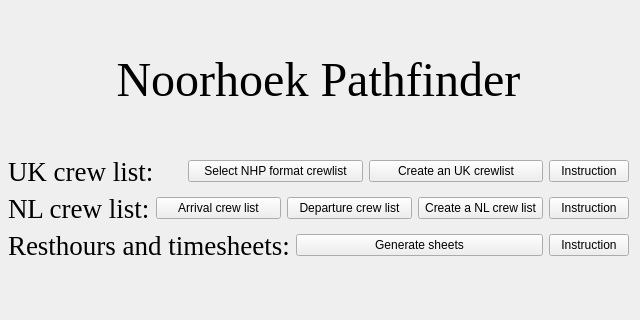
<?xml version="1.0" encoding="UTF-8"?>
<ui version="4.0">
 <class>widget_NHP</class>
 <widget class="QWidget" name="widget_NHP">
  <property name="geometry">
   <rect>
    <x>0</x>
    <y>0</y>
    <width>640</width>
    <height>320</height>
   </rect>
  </property>
  <property name="windowTitle">
   <string>Form</string>
  </property>
  <widget class="QWidget" name="layoutWidget">
   <property name="geometry">
    <rect>
     <x>8</x>
     <y>10</y>
     <width>621</width>
     <height>251</height>
    </rect>
   </property>
   <layout class="QVBoxLayout" name="verticalLayout">
    <property name="sizeConstraint">
     <enum>QLayout::SetDefaultConstraint</enum>
    </property>
    <item>
     <widget class="QLabel" name="label_noordhoekpathfinder">
      <property name="enabled">
       <bool>true</bool>
      </property>
      <property name="font">
       <font>
        <family>Times New Roman</family>
        <pointsize>36</pointsize>
       </font>
      </property>
      <property name="layoutDirection">
       <enum>Qt::LeftToRight</enum>
      </property>
      <property name="text">
       <string>Noorhoek Pathfinder</string>
      </property>
      <property name="alignment">
       <set>Qt::AlignCenter</set>
      </property>
     </widget>
    </item>
    <item>
     <layout class="QHBoxLayout" name="horizontalLayout_uk">
      <item>
       <widget class="QLabel" name="label_UKcrewlist">
        <property name="sizePolicy">
         <sizepolicy hsizetype="Expanding" vsizetype="Preferred">
          <horstretch>0</horstretch>
          <verstretch>0</verstretch>
         </sizepolicy>
        </property>
        <property name="font">
         <font>
          <family>Times New Roman</family>
          <pointsize>20</pointsize>
         </font>
        </property>
        <property name="text">
         <string>UK crew list:</string>
        </property>
        <property name="margin">
         <number>10</number>
        </property>
       </widget>
      </item>
      <item>
       <widget class="QPushButton" name="pushButton_copyUKcrewlist">
        <property name="sizePolicy">
         <sizepolicy hsizetype="Expanding" vsizetype="Fixed">
          <horstretch>0</horstretch>
          <verstretch>0</verstretch>
         </sizepolicy>
        </property>
        <property name="text">
         <string>Select NHP format crewlist</string>
        </property>
       </widget>
      </item>
      <item>
       <widget class="QPushButton" name="pushButton_createUKcrewlist">
        <property name="sizePolicy">
         <sizepolicy hsizetype="Expanding" vsizetype="Fixed">
          <horstretch>0</horstretch>
          <verstretch>0</verstretch>
         </sizepolicy>
        </property>
        <property name="text">
         <string>Create an UK crewlist</string>
        </property>
       </widget>
      </item>
      <item>
       <widget class="QPushButton" name="pushButton_infoUKcrewlist">
        <property name="sizePolicy">
         <sizepolicy hsizetype="Minimum" vsizetype="Fixed">
          <horstretch>0</horstretch>
          <verstretch>0</verstretch>
         </sizepolicy>
        </property>
        <property name="text">
         <string>Instruction</string>
        </property>
       </widget>
      </item>
     </layout>
    </item>
    <item>
     <layout class="QHBoxLayout" name="horizontalLayout_nl">
      <item>
       <widget class="QLabel" name="label_NLcrewlist">
        <property name="sizePolicy">
         <sizepolicy hsizetype="Expanding" vsizetype="Preferred">
          <horstretch>0</horstretch>
          <verstretch>0</verstretch>
         </sizepolicy>
        </property>
        <property name="font">
         <font>
          <family>Times New Roman</family>
          <pointsize>20</pointsize>
         </font>
        </property>
        <property name="text">
         <string>NL crew list:</string>
        </property>
       </widget>
      </item>
      <item>
       <widget class="QPushButton" name="pushButton_arrivalNL">
        <property name="sizePolicy">
         <sizepolicy hsizetype="Expanding" vsizetype="Fixed">
          <horstretch>0</horstretch>
          <verstretch>0</verstretch>
         </sizepolicy>
        </property>
        <property name="text">
         <string>Arrival crew list</string>
        </property>
       </widget>
      </item>
      <item>
       <widget class="QPushButton" name="pushButton_departureNL">
        <property name="sizePolicy">
         <sizepolicy hsizetype="Expanding" vsizetype="Fixed">
          <horstretch>0</horstretch>
          <verstretch>0</verstretch>
         </sizepolicy>
        </property>
        <property name="text">
         <string>Departure crew list</string>
        </property>
       </widget>
      </item>
      <item>
       <widget class="QPushButton" name="pushButton_createNL">
        <property name="sizePolicy">
         <sizepolicy hsizetype="Expanding" vsizetype="Fixed">
          <horstretch>0</horstretch>
          <verstretch>0</verstretch>
         </sizepolicy>
        </property>
        <property name="text">
         <string>Create a NL crew list</string>
        </property>
       </widget>
      </item>
      <item>
       <widget class="QPushButton" name="pushButton_infoNL">
        <property name="sizePolicy">
         <sizepolicy hsizetype="Minimum" vsizetype="Fixed">
          <horstretch>0</horstretch>
          <verstretch>0</verstretch>
         </sizepolicy>
        </property>
        <property name="text">
         <string>Instruction</string>
        </property>
       </widget>
      </item>
     </layout>
    </item>
    <item>
     <layout class="QHBoxLayout" name="horizontalLayout_rhts">
      <item>
       <widget class="QLabel" name="label_resthours_and_timesheets">
        <property name="sizePolicy">
         <sizepolicy hsizetype="Expanding" vsizetype="Preferred">
          <horstretch>0</horstretch>
          <verstretch>0</verstretch>
         </sizepolicy>
        </property>
        <property name="font">
         <font>
          <family>Times New Roman</family>
          <pointsize>20</pointsize>
         </font>
        </property>
        <property name="text">
         <string>Resthours and timesheets:</string>
        </property>
       </widget>
      </item>
      <item>
       <widget class="QPushButton" name="pushButton_generate_resthours">
        <property name="sizePolicy">
         <sizepolicy hsizetype="Expanding" vsizetype="Fixed">
          <horstretch>0</horstretch>
          <verstretch>0</verstretch>
         </sizepolicy>
        </property>
        <property name="text">
         <string>Generate sheets</string>
        </property>
       </widget>
      </item>
      <item>
       <widget class="QPushButton" name="pushButton_info_resthours">
        <property name="text">
         <string>Instruction</string>
        </property>
       </widget>
      </item>
     </layout>
    </item>
   </layout>
  </widget>
 </widget>
 <resources/>
 <connections/>
</ui>
